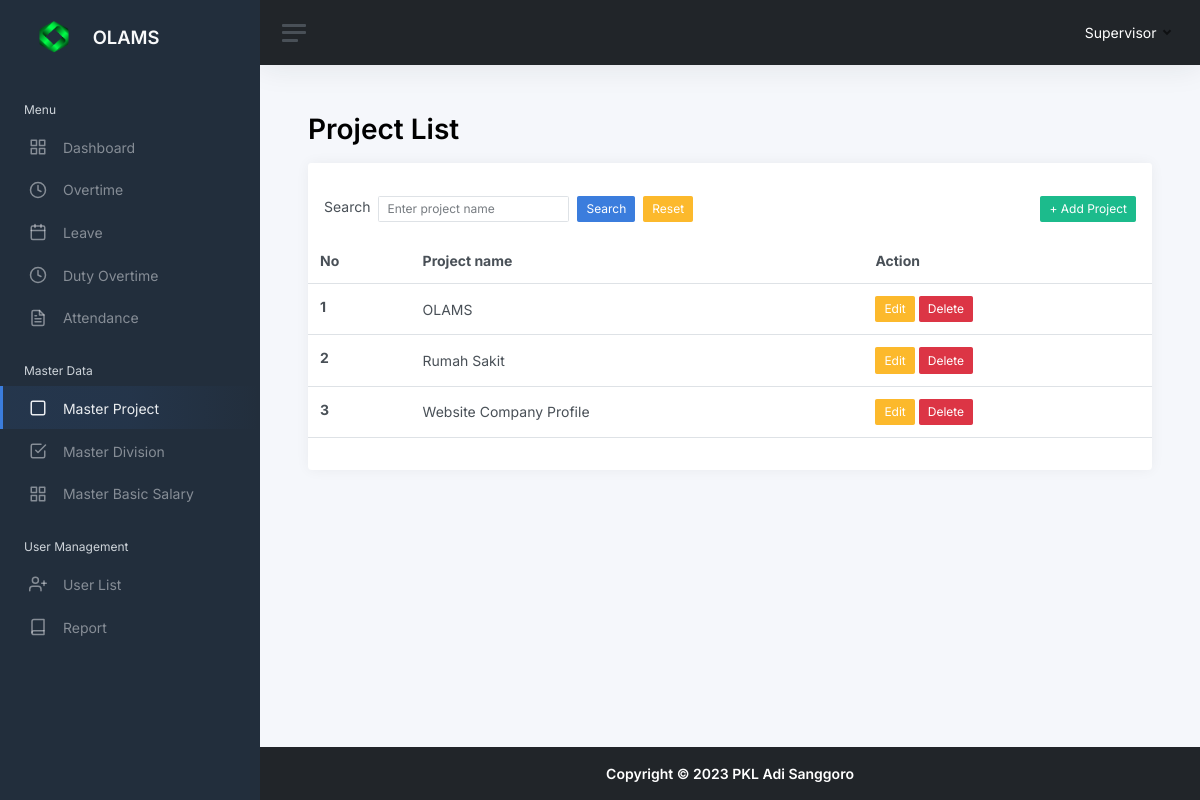
The app's page /projectlist.php (signed in) with its own data.
### tables this page shows
CREATE TABLE `m_projects` (
  `project_id` tinyint(3) UNSIGNED NOT NULL,
  `project_name` varchar(64) NOT NULL,
  `created_at` timestamp NOT NULL DEFAULT current_timestamp(),
  `created_by` tinyint(3) UNSIGNED NOT NULL,
  `updated_at` timestamp NULL DEFAULT NULL ON UPDATE current_timestamp(),
  `updated_by` tinyint(3) UNSIGNED DEFAULT NULL,
  `deleted_at` timestamp NULL DEFAULT NULL,
  `deleted_by` tinyint(3) UNSIGNED DEFAULT NULL,
  `is_deleted` enum('Y','N') DEFAULT 'N'
);

### include/conn.inc.php (called while the page is built, shortened)
<?php
function cleanValue($strhtml)
    {
        $strBersih = $strhtml;
        $strBersih = htmlspecialchars($strBersih);
        $strBersih = trim($strBersih);
        $strBersih = stripslashes($strBersih);
        $strBersih = strip_tags($strBersih);
        return $strBersih;
    }
?>

### projectlist.php (the view, shortened to what this page needs)
<?php
include __DIR__ . "/include/conn.inc.php";
$show_project = "SELECT project_id, project_name FROM m_projects WHERE is_deleted = 'N'";
$limit = 5;
$halaman_aktif = isset($_GET['page']) ? cleanValue($_GET['page']) : 1;
$offset = ($halaman_aktif - 1) * $limit;
$show_project .= " ORDER BY project_id DESC";
$show_project .= " LIMIT $limit OFFSET $offset ";
$stmt2 = mysqli_prepare($conn, $show_project);
mysqli_stmt_execute($stmt2);
$result2 = mysqli_stmt_get_result($stmt2);
$data = mysqli_fetch_all($result2, MYSQLI_ASSOC);
?>
<!DOCTYPE html>
<html lang="en">
<head>
  <?php include "head.inc.php"; ?>
</head>
<body>
  <div class="wrapper">
    <?php include "components/sidebar.inc.php"; ?>
    <div class="main">
      <?php include "components/navbar.inc.php"; ?>
      <main class="content">
        <div class="container-fluid p-0">
          <h1 class="h1 mb-3 judul_halaman"><strong>Project List</strong></h1>
          <div class="row">
            <div class="col-12">
              <div class="card">
                <div class="card-header">
                </div>
                <div class="row">
                  <div class="col-md-6">
                    <div class="d-flex align-items-center">
                      <form action="<?= cleanValue($_SERVER['PHP_SELF']); ?>" method="get" class="d-flex">
                        <label for="inputSearch" class="ms-3 me-2">Search</label>
                        <input type="text" name="search" id="inputSearch" placeholder="Enter project name" class="form-control form-control-sm" value="<?php echo $search_project ?? ''; ?>">
                        <button type="submit" class="btn btn-sm btn-primary ms-2">Search</button>
                        <a class="btn btn-sm btn-warning mx-2" href="<?php echo cleanValue($_SERVER['PHP_SELF']);?>">Reset</a>
                      </form>
                    </div>
                  </div>
                  <div class="col-md-6 text-end">
                      <a href="projectlist_add.php" class="btn btn-sm btn-success me-3 text-white text-decoration-none">+ Add Project</a>
                  </div>
                </div>
                <div class="table-responsive">
                  <table class="table mb-0 mt-3">
                    <thead>
                      <tr>
                        <th scope="col">No</th>
                        <th scope="col">Project name</th>
                        <th scope="col">Action</th>
                      </tr>
                    </thead>
                    <tbody>
                      <?php if (count($data) > 0) : ?>
                        <?php foreach ($data as $key => $row) : ?>
                          <tr>
                            <th scope="row"><?= $key + 1 + $offset ; ?></th>
                            <td><?= $row['project_name']; ?></td>
                            <td>
                              <a href="projectlist_update.php?id=<?= $row['project_id']; ?>" class="btn btn-warning btn-sm">Edit</a>
                              <a href="projectlist_delete.php?id=<?= $row['project_id']; ?>" class="btn btn-danger btn-sm" onclick="return confirm('Are you sure?')">Delete</a>
                            </td>
                          </tr>
                        <?php endforeach; ?>
                      <?php else : ?>
                        <tr>
                          <td colspan="7" style="text-align: center;">No records found!.</td>
                        </tr>
                      <?php endif; ?>
                    </tbody>
                  </table>
                </div>
                <div>
                </div>
              </div>
            </div>
          </div>
        </div>
      </main>
      <?php include "components/footer.inc.php"; ?>
    </div>
  </div>
</body>
</html>

### records on screen
m_projects: offset "1", project_name "OLAMS"
m_projects: offset "2", project_name "Rumah Sakit"
m_projects: offset "3", project_name "Website Company Profile"

### other values on screen
$_SESSION['name'] "Supervisor"
